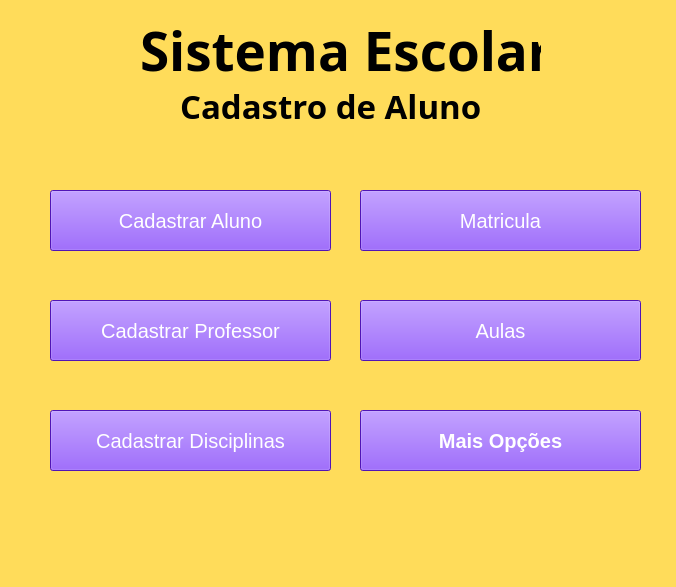
<?xml version="1.0" encoding="UTF-8"?>
<ui version="4.0">
 <class>MainWindow</class>
 <widget class="QMainWindow" name="MainWindow">
  <property name="geometry">
   <rect>
    <x>0</x>
    <y>0</y>
    <width>676</width>
    <height>587</height>
   </rect>
  </property>
  <property name="windowTitle">
   <string>MainWindow</string>
  </property>
  <property name="styleSheet">
   <string notr="true">background-color: rgb(255, 220, 90);</string>
  </property>
  <widget class="QWidget" name="centralwidget">
   <widget class="QLabel" name="label">
    <property name="geometry">
     <rect>
      <x>450</x>
      <y>50</y>
      <width>241</width>
      <height>61</height>
     </rect>
    </property>
    <property name="styleSheet">
     <string notr="true">image: url(:/logo_proz/logo-proz.png);</string>
    </property>
    <property name="text">
     <string/>
    </property>
   </widget>
   <widget class="QLabel" name="label_2">
    <property name="geometry">
     <rect>
      <x>140</x>
      <y>20</y>
      <width>401</width>
      <height>61</height>
     </rect>
    </property>
    <property name="font">
     <font>
      <family>Segoe UI Semibold</family>
      <pointsize>40</pointsize>
      <weight>75</weight>
      <bold>true</bold>
     </font>
    </property>
    <property name="text">
     <string>Sistema Escolar</string>
    </property>
   </widget>
   <widget class="QLabel" name="label_3">
    <property name="geometry">
     <rect>
      <x>180</x>
      <y>80</y>
      <width>301</width>
      <height>51</height>
     </rect>
    </property>
    <property name="font">
     <font>
      <family>Segoe UI Semibold</family>
      <pointsize>25</pointsize>
      <weight>75</weight>
      <bold>true</bold>
     </font>
    </property>
    <property name="text">
     <string>Cadastro de Alunos</string>
    </property>
   </widget>
   <widget class="QPushButton" name="cad_aluno">
    <property name="geometry">
     <rect>
      <x>50</x>
      <y>190</y>
      <width>281</width>
      <height>61</height>
     </rect>
    </property>
    <property name="font">
     <font>
      <pointsize>15</pointsize>
     </font>
    </property>
    <property name="styleSheet">
     <string notr="true">background-color: rgb(112, 30, 255);
color: rgb(255, 255, 255);</string>
    </property>
    <property name="text">
     <string>Cadastrar Aluno</string>
    </property>
   </widget>
   <widget class="QPushButton" name="cad_prof">
    <property name="geometry">
     <rect>
      <x>50</x>
      <y>300</y>
      <width>281</width>
      <height>61</height>
     </rect>
    </property>
    <property name="font">
     <font>
      <pointsize>15</pointsize>
     </font>
    </property>
    <property name="styleSheet">
     <string notr="true">background-color: rgb(112, 30, 255);
color: rgb(255, 255, 255);</string>
    </property>
    <property name="text">
     <string>Cadastrar Professor</string>
    </property>
   </widget>
   <widget class="QPushButton" name="cad_disc">
    <property name="geometry">
     <rect>
      <x>50</x>
      <y>410</y>
      <width>281</width>
      <height>61</height>
     </rect>
    </property>
    <property name="font">
     <font>
      <pointsize>15</pointsize>
     </font>
    </property>
    <property name="styleSheet">
     <string notr="true">background-color: rgb(112, 30, 255);
color: rgb(255, 255, 255);</string>
    </property>
    <property name="text">
     <string>Cadastrar Disciplinas</string>
    </property>
   </widget>
   <widget class="QPushButton" name="mais_op">
    <property name="geometry">
     <rect>
      <x>360</x>
      <y>410</y>
      <width>281</width>
      <height>61</height>
     </rect>
    </property>
    <property name="font">
     <font>
      <pointsize>15</pointsize>
      <weight>75</weight>
      <bold>true</bold>
     </font>
    </property>
    <property name="styleSheet">
     <string notr="true">background-color: rgb(112, 30, 255);
color: rgb(255, 255, 255);</string>
    </property>
    <property name="text">
     <string>Mais Opções</string>
    </property>
   </widget>
   <widget class="QPushButton" name="cad_aulas">
    <property name="geometry">
     <rect>
      <x>360</x>
      <y>300</y>
      <width>281</width>
      <height>61</height>
     </rect>
    </property>
    <property name="font">
     <font>
      <pointsize>15</pointsize>
     </font>
    </property>
    <property name="styleSheet">
     <string notr="true">background-color: rgb(112, 30, 255);
color: rgb(255, 255, 255);</string>
    </property>
    <property name="text">
     <string>Aulas</string>
    </property>
   </widget>
   <widget class="QPushButton" name="cad_matricula">
    <property name="geometry">
     <rect>
      <x>360</x>
      <y>190</y>
      <width>281</width>
      <height>61</height>
     </rect>
    </property>
    <property name="font">
     <font>
      <pointsize>15</pointsize>
     </font>
    </property>
    <property name="styleSheet">
     <string notr="true">background-color: rgb(112, 30, 255);
color: rgb(255, 255, 255);</string>
    </property>
    <property name="text">
     <string>Matricula</string>
    </property>
   </widget>
  </widget>
  <widget class="QMenuBar" name="menubar">
   <property name="geometry">
    <rect>
     <x>0</x>
     <y>0</y>
     <width>676</width>
     <height>21</height>
    </rect>
   </property>
  </widget>
  <widget class="QStatusBar" name="statusbar"/>
 </widget>
 <resources>
  <include location="imagens/proz - Copia.qrc"/>
 </resources>
 <connections/>
</ui>
